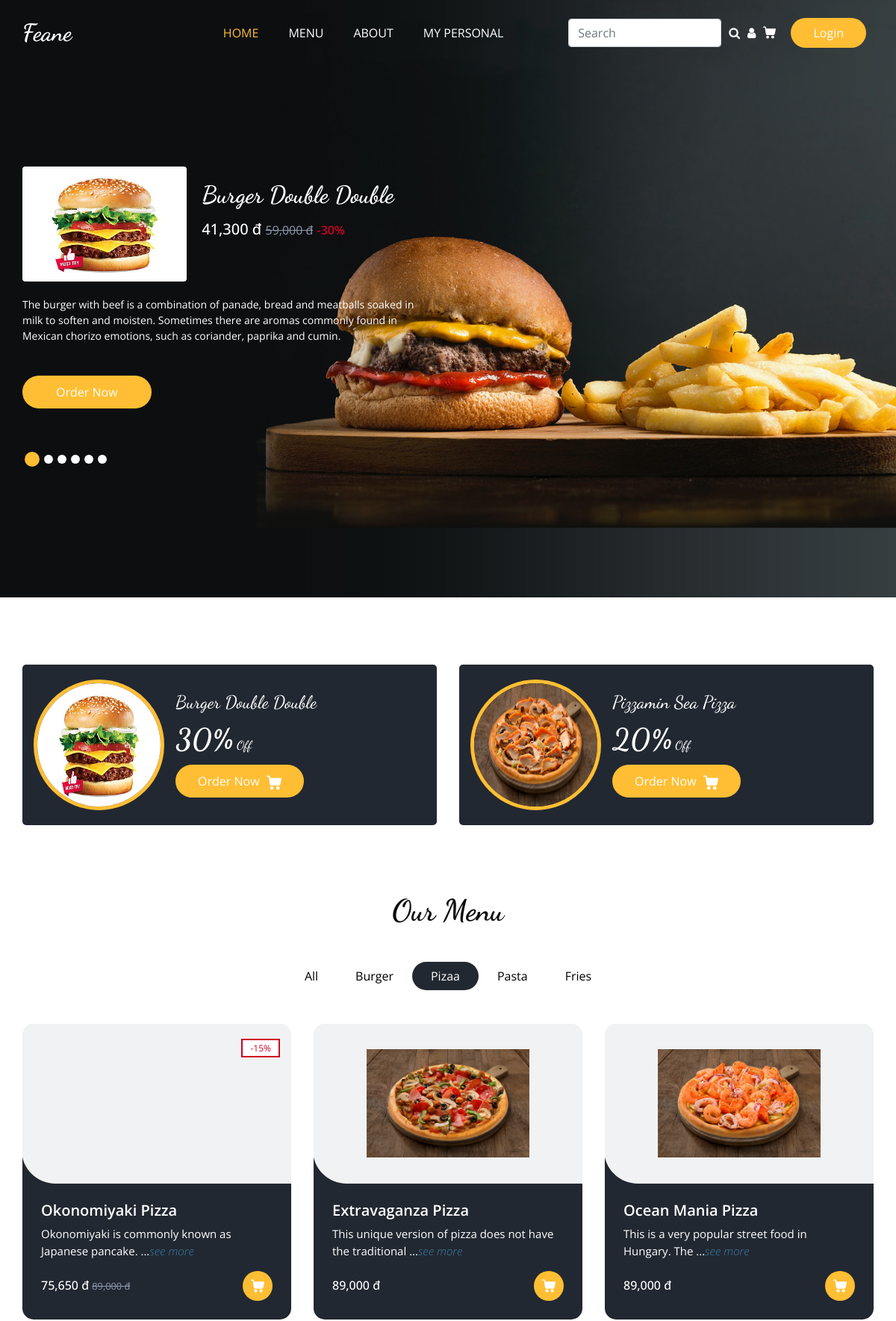
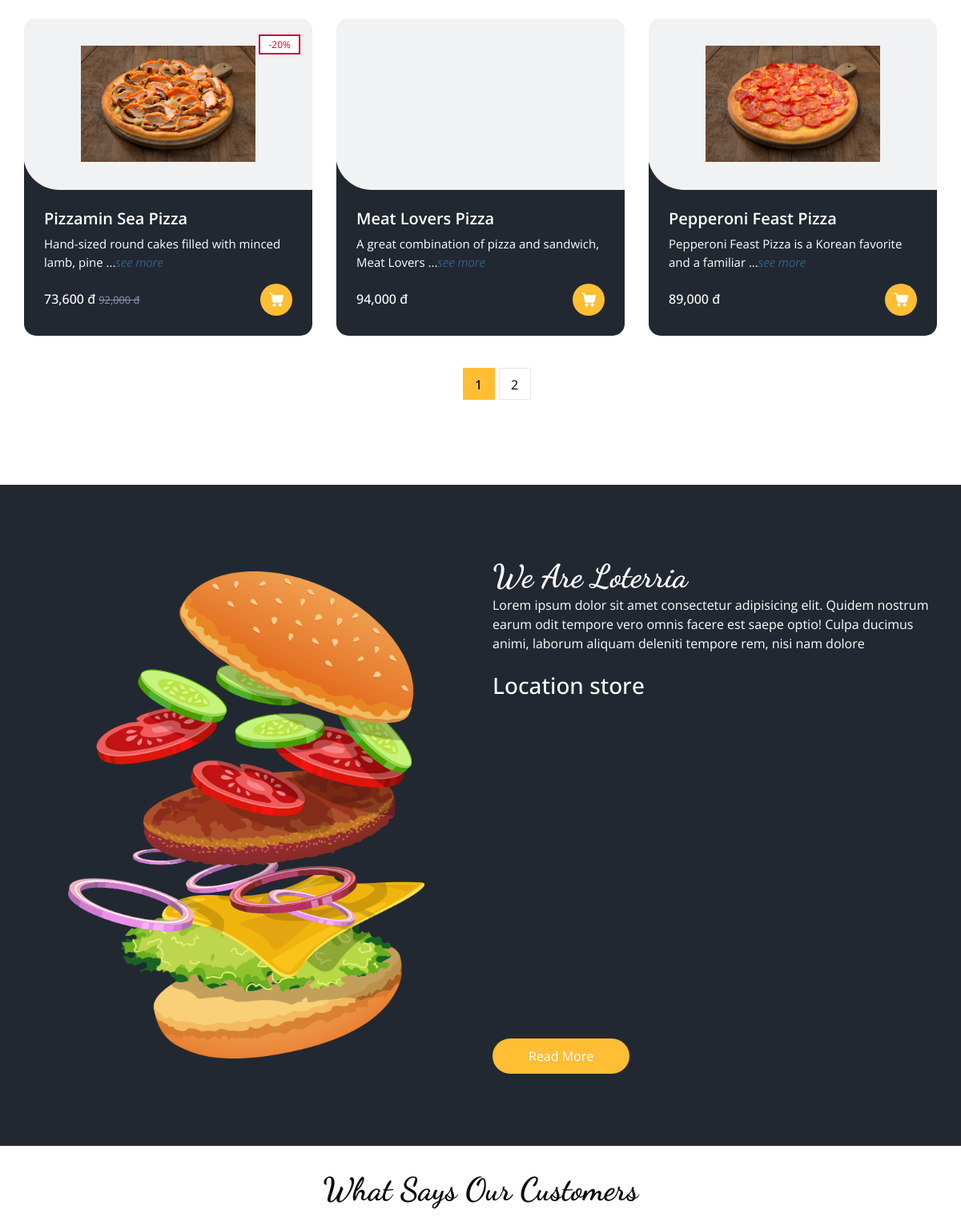
/index.php?type_id=2 (upper part), run on the app's committed database (2 pictures, top to bottom).
### tables this page shows
CREATE TABLE `product` (
  `Id` int(11) NOT NULL,
  `Name` varchar(50) NOT NULL,
  `Type_Id` int(11) NOT NULL,
  `Decription` varchar(500) DEFAULT NULL,
  `image` varchar(200) DEFAULT NULL,
  `Price` int(11) DEFAULT NULL,
  `Sale` int(100) DEFAULT NULL,
  `Feature` tinyint(4) DEFAULT NULL
);

CREATE TABLE `product_type` (
  `Type_Id` int(11) NOT NULL,
  `Type_Name` varchar(50) DEFAULT NULL
);

CREATE TABLE `store` (
  `Store_Id` int(11) NOT NULL,
  `Store_Name` varchar(50) NOT NULL,
  `Location` varchar(200) DEFAULT NULL,
  `Phone_Number` char(14) DEFAULT NULL,
  `Email` varchar(50) DEFAULT NULL,
  `Facebook` varchar(200) DEFAULT NULL,
  `Twitter` varchar(200) DEFAULT NULL,
  `Linkedin` varchar(200) DEFAULT NULL,
  `Instagram` varchar(200) DEFAULT NULL,
  `Pinterest` varchar(200) DEFAULT NULL,
  `Opening day` varchar(20) DEFAULT NULL,
  `Open time` varchar(20) DEFAULT NULL,
  `Long Description` varchar(500) DEFAULT NULL,
  `Short description` varchar(200) DEFAULT NULL
);

### models/db.php (called while the page is built)
<?php
class Db
{
    public static $connection;
    public function __construct()
    {
        if (!self::$connection) {
            self::$connection = new mysqli(DB_HOST, DB_USER, DB_PASSWORD, DB_NAME, PORT);
            self::$connection->set_charset(DB_CHARSET);
        }
        return self::$connection;
    }
}
?>

### models/db_menu.php (called while the page is built, shortened)
<?php
class Menu extends Db
{
    public function getAllMenu()
    {
        $sql = self::$connection->prepare("SELECT * FROM product_type");
        $sql->execute();
        $items = $sql->get_result()->fetch_all(MYSQLI_ASSOC);
        return $items;
    }
}
?>

### models/db_store.php (called while the page is built, shortened)
<?php
class Store extends Db
{
    public function getALlStore()
    {
        $sql = self::$connection->prepare("SELECT * FROM store");
        $sql->execute();
        $items = $sql->get_result()->fetch_all(MYSQLI_ASSOC);
        return $items;
    }
}
?>

### index.php (the view, shortened to what this page needs)
<?php
require "models/db.php";
require "models/db_product.php";
require "models/db_menu.php";
include "models/db_store.php";
$store = new Store();
$getALLstore = $store->getALlStore();
?>
<!DOCTYPE html>
<html>
<head>
  <link rel="stylesheet" type="text/css" href="css/bootstrap.css" />
  <link rel="stylesheet" type="text/css" href="https://cdnjs.cloudflare.com/ajax/libs/OwlCarousel2/2.3.4/assets/owl.carousel.min.css" />
  <link rel="stylesheet" href="https://cdnjs.cloudflare.com/ajax/libs/jquery-nice-select/1.1.0/css/nice-select.min.css" />
  <link href="css/font-awesome.min.css" rel="stylesheet" />
  <link href="css/style.css" rel="stylesheet" />
  <link href="css/responsive.css" rel="stylesheet" />
</head>
<body>
  <div class="hero_area">
    <div class="bg-box">
      <img src="images/hero-bg.jpg" alt="">
    </div>
    <header class="header_section">
      <div class="container">
        <nav class="navbar navbar-expand-lg custom_nav-container ">
          <a class="navbar-brand" href="index.php">
            <span>
              Feane
            </span>
          </a>
          <div class="collapse navbar-collapse" id="navbarSupportedContent">
            <ul class="navbar-nav  mx-auto " style="padding-left: 100px;">
              <li class="nav-item active">
                <a class="nav-link" href="index.php">Home <span class="sr-only">(current)</span></a>
              </li>
              <li class="nav-item">
                <a class="nav-link" href="menu.php">Menu</a>
              </li>
              <li class="nav-item">
                <a class="nav-link" href="about.php">About</a>
              </li>
              <li class="nav-item">
                <a class="nav-link" href="book.php">My personal</a>
              </li>
            </ul>
            <div class="user_option"><?php ?>
              <form class="form-inline" method="get" action="menu.php">
                <input type="search" name="key" class="form-control rounded" placeholder="Search" aria-label="Search" aria-describedby="search-addon" />
                <button class="btn my-2 my-sm-0 nav_search-btn" type="submit">
                  <i class="fa fa-search" aria-hidden="true"></i>
                </button>
              </form>
              <div class="dropdown">
                <i class="fa fa-user user_link" id="dropdownMenuButton" data-toggle="dropdown" aria-haspopup="true" aria-expanded="false"></i>
              </div>
              <a class="cart_link" href="cart.php">
              </a>
              <a href="login.php" class="order_online" id="login">
                Login
              </a>
            </div>
          </div>
        </nav>
      </div>
    </header>
    <section class="slider_section ">
      <div id="customCarousel1" class="carousel slide" data-ride="carousel">
        <div class="carousel-inner">
          <?php
          $product = new ProductFood;
          $getFeature = $product->getProductsByFeature();
          $dem = 0;
          foreach ($getFeature as $prod) :
            $dem++;
          ?>
            <div class="carousel-item <?php if ($dem == 1) {
                                        echo "active";
                                      } ?>">
              <div class="container ">
                <div class="row">
                  <div class="col-md-7 col-lg-6 ">
                    <div class="detail-box">
                      <img src="images/<?php echo $prod['image'] ?>" alt="anh san pham" class="bd rounded" width="220px" style="margin-bottom: 20px; display: inline-block;">
                      <div style="display: inline-block; margin-left: 16px;">
                        <h2>
                          <a style="color: while; background: none; padding: 0px; margin: 0px;" href="detail.php?id=<?php echo $prod['Id'] ?>">
                            <?php echo $prod['Name'] ?>
                          </a>
                        </h2>
                        <h5 style="display: inline-block; margin-right: 30px; color: white;">
                          <?php
                          if ($prod['Sale'] == 0) {
                            echo number_format($prod['Price']);
                          } else {
                            echo number_format(($prod['Price'] * (100 - $prod['Sale'])) / 100);
                          }
                          ?>
                          đ
                          <?php if ($prod['Sale'] > 0) : ?>
                            <del style="font-size: 80%; font-weight: 400; color: #8D99AE;"><?php echo number_format($prod['Price']); ?> đ</del>
                            <span style="color: #D10024; font-size: 80%; font-weight: 600;">-<?php echo $prod['Sale'] ?>%</span>
                          <?php endif; ?>
                        </h5>
                      </div>
                      <p style="height: 80px;">
                        <?php echo $prod['Decription'] ?>
                      </p>
                      <div class="btn-box">
                        <a href="<?php if (isset($_SESSION['cus_id'])) {
                                    echo "add_cart.php?id_product=" . $prod['Id'];
                                  } ?>" class="btn1" style="display: inline-block;">
                          Order Now
                        </a>
                      </div>
                    </div>
                  </div>
                </div>
              </div>
            </div>
          <?php endforeach; ?>
        </div>
        <div class="container">
          <ol class="carousel-indicators">
            <?php
            for ($i = 0; $i < $dem; $i++) :
            ?>
              <li data-target="#customCarousel1" data-slide-to="<?php echo $i ?>" <?php if ($i == 0) {
                                                                                    echo "class='active'";
                                                                                  } ?>></li>
            <?php endfor; ?>
          </ol>
        </div>
      </div>
    </section>
  </div>
  <section class="offer_section layout_padding-bottom">
    <div class="offer_container">
      <div class="container ">
        <div class="row">
          <?php
          $arr2ProdSale = $product->get2TopSaleProd();
          ?>
          <div class="col-md-6  ">
            <div class="box ">
              <div class="img-box">
                <img src="images/<?php echo $arr2ProdSale[0]['image'] ?>" alt="" width="175" height="165">
              </div>
              <div class="detail-box">
                <h5>
                  <?php echo $arr2ProdSale[0]['Name'] ?>
                </h5>
                <h6>
                  <a href="menu_sale.php?type=<?php echo $arr2ProdSale[0]['Type_Id'] ?>" style="color: while; background: none; padding: 0px; margin: 0px;">
                    <span><?php echo $arr2ProdSale[0]['Sale'] ?>%</span> Off
                  </a>
                </h6>
                <a href="<?php if (isset($_SESSION['cus_id'])) {
                            echo "add_cart.php?id_product=" . $arr2ProdSale[0]['Id'];
                          } ?>">
                  Order Now
                </a>
              </div>
            </div>
          </div>
          <div class="col-md-6  ">
            <div class="box ">
              <div class="img-box">
                <img src="images/<?php echo $arr2ProdSale[1]['image'] ?>" alt="" width="175" height="165">
              </div>
              <div class="detail-box">
                <h5>
                  <?php echo $arr2ProdSale[1]['Name'] ?>
                </h5>
                <h6>
                  <a href="menu_sale.php?type=<?php echo $arr2ProdSale[1]['Type_Id'] ?>" style="color: while; background: none; padding: 0px; margin: 0px;">
                    <span><?php echo $arr2ProdSale[1]['Sale'] ?>%</span> Off
                  </a>
                </h6>
                <a href="<?php if (isset($_SESSION['cus_id'])) {
                            echo "add_cart.php?id_product=" . $arr2ProdSale[1]['Id'];
                          } ?>">
                  Order Now
                </a>
              </div>
            </div>
          </div>
        </div>
      </div>
    </div>
  </section>
  <?php require "our_menu.php"; ?>
  <section class="about_section layout_padding">
    <div class="container  ">
      <div class="row">
        <div class="col-md-6 ">
          <div class="img-box">
            <img src="images/about-img.png" alt="">
          </div>
        </div>
        <div class="col-md-6">
          <div class="detail-box">
            <div class="heading_container">
              <h2>
                We Are <?php echo $getALLstore[0]['Store_Name'] ?>
              </h2>
            </div>
            <?php
            echo $getALLstore[0]['Short description'] . "<br>";
            ?>
            <br>
            <h3>Location store</h3>
            <div id="map" style="width:100%;height:400px;"></div>
            <a href="about.php">
              Read More
            </a>
          </div>
        </div>
      </div>
    </div>
  </section>
  <section class="client_section layout_padding-bottom" style="padding-top: 30px;">
    <div class="container">
      <div class="heading_container heading_center psudo_white_primary mb_45">
        <h2>
          What Says Our Customers
        </h2>
      </div>
    </div>
  </section>
  <?php
  include("footer.php");
  ?>

### our_menu.php (shortened to what this page needs)
<section class="food_section layout_padding-bottom">
  <div class="container">
    <div class="heading_container heading_center">
      <h2>
        Our Menu
      </h2>
    </div>
    <?php
     $Menu = new Menu;
     $getAllMenu = $Menu->getAllMenu();
    ?>
    <ul class="filters_menu">
      <li <?php if(!isset($_GET['type_id']) || (isset($_GET['type_id']) && $_GET['type_id'] == 0)){echo "class='active'";}?>><a href="index.php?type_id=0">All</a></li>
      <?php foreach($getAllMenu as $menu):?>
      <li <?php if(isset($_GET['type_id']) && $_GET['type_id'] == $menu['Type_Id']){echo "class='active'";} ?>><a href="index.php?type_id=<?php echo $menu['Type_Id']?>"><?php echo $menu['Type_Name']?></a></li>
      <?php endforeach;?>
    </ul>
    <div class="filters-content">
      <div class="row grid">
        <?php
        $Product = new ProductFood;
        $arrProducts = array();
        $total = 0;
        $url = "";
        $perPage = 6;
        $page = isset($_GET['page'])?$_GET['page']:1;
        if(!isset($_GET['type_id']) || $_GET['type_id'] == 0){
          $getAllproducts = $Product->getAllProducts();
          $total = count($getAllproducts);
          $url = $_SERVER['PHP_SELF']."?type_id=0";
          $arrProducts = $Product->getSixProducts($page, $perPage);
        }else{
          $type_id = $_GET['type_id'];
          $getProductsByType = $Product->getProductsByType($type_id);
          $total = count($getProductsByType);
          $url = $_SERVER['PHP_SELF']."?type_id=".$_GET['type_id'];
          $arrProducts = $Product->getProductsForPage($type_id,$page, $perPage);
        }
        foreach ($arrProducts as $value) :
        ?>
            <div class="col-sm-6 col-lg-4 all">
              <div class="box">
                <div>
                  <div class="img-box">
                    <img src="images/<?php echo $value['image']; ?>" alt="">
                    <?php if($value['Sale'] > 0):?>
                    <div class="product-label">
									    <span class="sale">-<?php echo $value['Sale']?>%</span>
								    </div>
                    <?php endif;?>
                  </div>
                  <div class="detail-box">
                    <h5>
                      <a href="detail.php?id=<?php echo $value['Id']?>">
                      <?php echo $value['Name'] ?>
                      </a>
                    </h5>
                    <p>
                      <?php
                       $decr = str_split($value['Decription']);
                       $t = 0;
                       foreach($decr as $i){
                         echo $i;
                         $t++;
                         if($t > 50){
                           if($i == " "){
                            break;
                           }
                         }
                       }
                      ?>...<a style="font-size: 8xp; font-style: italic; font-weight: 100; color: #3a7ead;" href="<?php echo 'detail.php?id=' . $value['Id'] ?>">see more</a>
                    </p>
                    <div class="options">
                      <h6>
                        <?php
                          if($value['Sale'] == 0){
                            echo number_format($value['Price']);
                          }else{
                            echo number_format(($value['Price']*(100 - $value['Sale']))/100);
                          }
                        ?>
                        đ
                        <?php if($value['Sale'] > 0):?>
									      <del style="font-size: 80%; font-weight: 400; color: #8D99AE;"><?php echo number_format($value['Price']);?> đ</del>
                        <?php endif;?>
                      </h6>
                      <a href="<?php if(isset($_SESSION['cus_id'])){ echo "add_cart.php?id_product=" . $value['Id'];}?>">
                      </a>
                    </div>
                  </div>
                </div>
              </div>
            </div>
          <?php endforeach;?>
      </div>
    </div>
    <div class="store-filter clearfix">
      <ul class="store-pagination" style="margin-top: 40px;">
        <?php
        if($total > 6){
          echo $Product->paginateForMenu($url, $total, $perPage);
        }
        ?>
      </ul>
    </div>
  </div>
</section>

### css/responsive.css (style rules this page uses)
@media (min-width: 1200px) { .container { max-width: 1170px; } }

### data on the page
product: image (picture), Name "Burger Double Double", ($prod['Price'] * (100 - $prod['Sale'])) / 100 "41,300", Price "59,000", Sale "30", Decription "The burger with beef is a combination of panade, bread and meatballs soaked in milk to soften and moisten. Sometimes there are aromas commonly found in Mexican chorizo emotions, such as coriander, paprika and cumin."
product: image (picture), Name "Pizzamin Sea Pizza", Sale "20", i "H", i "a", i "n", i "d", i "-", i "s", i "i", i "z", i "e", i "r", i "o", i "u", i "c", i "k", i "f", i "l", i "w", i "t", i "h", i "m", i "b", i ",", i "p", ($value['Price']*(100 - $value['Sale']))/100 "73,600", Price "92,000"
product_type: Type_Name "Burger"
product_type: Type_Name "Pizaa"
product_type: Type_Name "Pasta"
product_type: Type_Name "Fries"
product: Sale "15", Name "Okonomiyaki Pizza", i "O", i "k", i "o", i "n", i "m", i "i", i "y", i "a", i "s", i "c", i "l", i "w", i "J", i "p", i "e", i ".", ($value['Price']*(100 - $value['Sale']))/100 "75,650", Price "89,000"
product: image (picture), Name "Extravaganza Pizza", i "T", i "h", i "i", i "s", i "u", i "n", i "q", i "e", i "v", i "r", i "o", i "f", i "p", i "z", i "a", i "d", i "t", i "l", Price "89,000"
product: image (picture), Name "Ocean Mania Pizza", i "T", i "h", i "i", i "s", i "a", i "v", i "e", i "r", i "y", i "p", i "o", i "u", i "l", i "t", i "f", i "d", i "n", i "H", i "g", i ".", Price "89,000"
product: Name "Meat Lovers Pizza", i "A", i "g", i "r", i "e", i "a", i "t", i "c", i "o", i "m", i "b", i "i", i "n", i "f", i "p", i "z", i "d", i "s", i "w", i "h", i ",", i "M", i "L", i "v", Price "94,000"
product: image (picture), Name "Pepperoni Feast Pizza", i "P", i "e", i "p", i "r", i "o", i "n", i "i", i "F", i "a", i "s", i "t", i "z", i "K", i "f", i "v", i "d", i "m", i "l", Price "89,000"
store: Store_Name "Loterria", Short description "Lorem ipsum dolor sit amet consectetur adipisicing elit. Quidem nostrum earum odit tempore vero omnis facere est saepe optio! Culpa ducimus animi, laborum aliquam deleniti tempore rem, nisi nam dolore"
